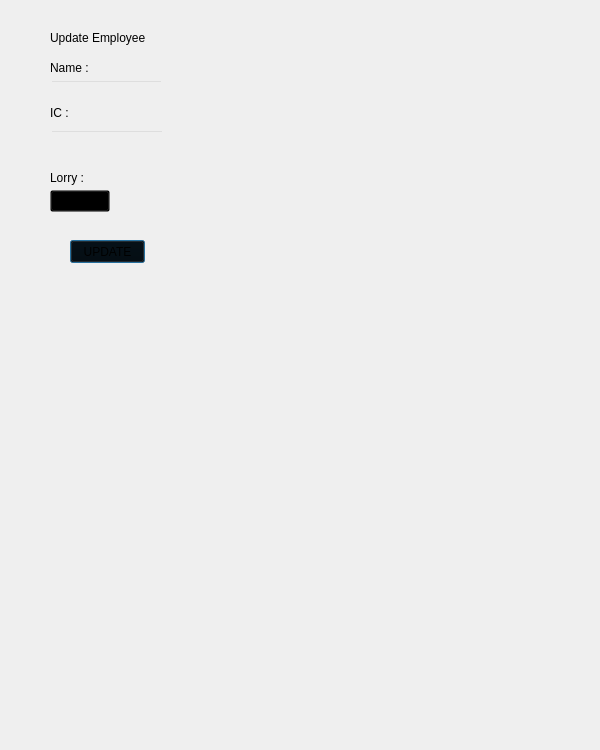
<?xml version="1.0" encoding="UTF-8"?>
<ui version="4.0">
 <class>Dialog</class>
 <widget class="QDialog" name="Dialog">
  <property name="enabled">
   <bool>true</bool>
  </property>
  <property name="geometry">
   <rect>
    <x>0</x>
    <y>0</y>
    <width>600</width>
    <height>750</height>
   </rect>
  </property>
  <property name="minimumSize">
   <size>
    <width>600</width>
    <height>750</height>
   </size>
  </property>
  <property name="windowTitle">
   <string>Dialog</string>
  </property>
  <widget class="QFrame" name="workspace_frame">
   <property name="enabled">
    <bool>true</bool>
   </property>
   <property name="geometry">
    <rect>
     <x>40</x>
     <y>30</y>
     <width>331</width>
     <height>481</height>
    </rect>
   </property>
   <property name="styleSheet">
    <string notr="true">background-color:transparent;</string>
   </property>
   <property name="frameShape">
    <enum>QFrame::StyledPanel</enum>
   </property>
   <property name="frameShadow">
    <enum>QFrame::Raised</enum>
   </property>
   <widget class="QLabel" name="ic_label">
    <property name="geometry">
     <rect>
      <x>10</x>
      <y>75</y>
      <width>38</width>
      <height>16</height>
     </rect>
    </property>
    <property name="styleSheet">
     <string notr="true">background-color:transparent;
color:black;</string>
    </property>
    <property name="text">
     <string>IC :</string>
    </property>
   </widget>
   <widget class="QLineEdit" name="ic_line">
    <property name="geometry">
     <rect>
      <x>10</x>
      <y>100</y>
      <width>114</width>
      <height>19</height>
     </rect>
    </property>
   </widget>
   <widget class="QLabel" name="update_employee_label">
    <property name="geometry">
     <rect>
      <x>10</x>
      <y>0</y>
      <width>191</width>
      <height>16</height>
     </rect>
    </property>
    <property name="styleSheet">
     <string notr="true">background-color:transparent;
color:black;</string>
    </property>
    <property name="text">
     <string>Update Employee</string>
    </property>
   </widget>
   <widget class="QPushButton" name="update_button">
    <property name="geometry">
     <rect>
      <x>30</x>
      <y>210</y>
      <width>75</width>
      <height>23</height>
     </rect>
    </property>
    <property name="styleSheet">
     <string notr="true">background-color:transparent;
color:black;</string>
    </property>
    <property name="text">
     <string>UPDATE</string>
    </property>
   </widget>
   <widget class="QComboBox" name="lorry_line">
    <property name="geometry">
     <rect>
      <x>10</x>
      <y>160</y>
      <width>60</width>
      <height>22</height>
     </rect>
    </property>
   </widget>
   <widget class="QLabel" name="name_label">
    <property name="geometry">
     <rect>
      <x>10</x>
      <y>30</y>
      <width>111</width>
      <height>16</height>
     </rect>
    </property>
    <property name="styleSheet">
     <string notr="true">background-color:transparent;</string>
    </property>
    <property name="text">
     <string>Name : </string>
    </property>
   </widget>
   <widget class="QLabel" name="lorry_label">
    <property name="geometry">
     <rect>
      <x>10</x>
      <y>140</y>
      <width>71</width>
      <height>16</height>
     </rect>
    </property>
    <property name="styleSheet">
     <string notr="true">background-color:transparent;</string>
    </property>
    <property name="text">
     <string>Lorry :</string>
    </property>
   </widget>
   <widget class="QLineEdit" name="name_line">
    <property name="geometry">
     <rect>
      <x>10</x>
      <y>50</y>
      <width>113</width>
      <height>20</height>
     </rect>
    </property>
    <property name="text">
     <string/>
    </property>
   </widget>
  </widget>
 </widget>
 <resources/>
 <connections/>
</ui>
